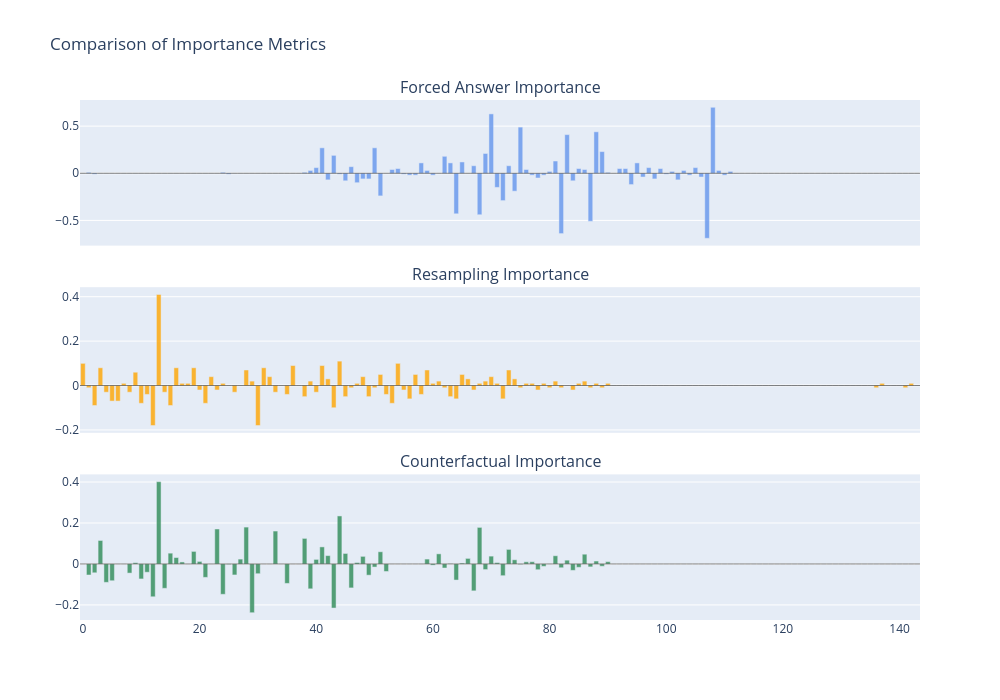

The notebook cell this image was saved under:
### Code cell
# Plot comparison of all three metrics with subplots (like previous bar chart)
chunks_for_hover = [chunk["chunk"] for chunk in problem_data["chunks_labeled"][:-1]]
hover_texts = [chunk[:100] + "..." if len(chunk) > 100 else chunk for chunk in chunks_for_hover]

fig = make_subplots(
    rows=3,
    cols=1,
    shared_xaxes=True,
    vertical_spacing=0.08,
    subplot_titles=("Forced Answer Importance", "Resampling Importance", "Counterfactual Importance"),
)

for row, (name, importances, color) in enumerate(
    [
        ("Forced", forced_importances, "cornflowerblue"),
        ("Resampling", resampling_importances, "orange"),
        ("Counterfactual", counterfactual_importances, "seagreen"),
    ],
    start=1,
):
    fig.add_trace(
        go.Bar(
            x=list(range(len(importances))),
            y=importances,
            name=name,
            opacity=0.8,
            marker_color=color,
            hovertemplate="<b>Chunk %{x}</b><br>"
            + name
            + " Importance: %{y:.4f}<br>Text: %{customdata}<extra></extra>",
            customdata=hover_texts,
        ),
        row=row,
        col=1,
    )
    fig.add_hline(y=0, line_color="black", line_width=0.5, row=row, col=1)

fig.update_layout(
    title="Comparison of Importance Metrics",
    width=1000,
    height=700,
    showlegend=False,
)
fig.show()

### Figure 1 — Plotly figure (JSON) as saved in the notebook; plotly's stock layout.template omitted (floating-point values rounded to 4 significant figures; data arrays with more than 128 entries replaced by an {"elided": "..."} marker saying what was removed)
{"data": [{"customdata": {"elided": "144 str values"}, "hovertemplate": "<b>Chunk %{x}</b><br>Forced Importance: %{y:.4f}<br>Text: %{customdata}<extra></extra>", "marker": {"color": "cornflowerblue"}, "name": "Forced", "opacity": 0.8, "type": "bar", "x": {"elided": "144 int values"}, "xaxis": "x", "y": {"elided": "144 float values"}, "yaxis": "y"}, {"customdata": {"elided": "144 str values"}, "hovertemplate": "<b>Chunk %{x}</b><br>Resampling Importance: %{y:.4f}<br>Text: %{customdata}<extra></extra>", "marker": {"color": "orange"}, "name": "Resampling", "opacity": 0.8, "type": "bar", "x": {"elided": "144 int values"}, "xaxis": "x2", "y": {"elided": "144 float values"}, "yaxis": "y2"}, {"customdata": {"elided": "144 str values"}, "hovertemplate": "<b>Chunk %{x}</b><br>Counterfactual Importance: %{y:.4f}<br>Text: %{customdata}<extra></extra>", "marker": {"color": "seagreen"}, "name": "Counterfactual", "opacity": 0.8, "type": "bar", "x": {"elided": "144 int values"}, "xaxis": "x3", "y": {"elided": "144 float values"}, "yaxis": "y3"}], "layout": {"annotations": [{"font": {"size": 16}, "showarrow": false, "text": "Forced Answer Importance", "x": 0.5, "xanchor": "center", "xref": "paper", "y": 1, "yanchor": "bottom", "yref": "paper"}, {"font": {"size": 16}, "showarrow": false, "text": "Resampling Importance", "x": 0.5, "xanchor": "center", "xref": "paper", "y": 0.64, "yanchor": "bottom", "yref": "paper"}, {"font": {"size": 16}, "showarrow": false, "text": "Counterfactual Importance", "x": 0.5, "xanchor": "center", "xref": "paper", "y": 0.28, "yanchor": "bottom", "yref": "paper"}], "height": 700, "shapes": [{"line": {"color": "black", "width": 0.5}, "type": "line", "x0": 0, "x1": 1, "xref": "x domain", "y0": 0, "y1": 0, "yref": "y"}, {"line": {"color": "black", "width": 0.5}, "type": "line", "x0": 0, "x1": 1, "xref": "x2 domain", "y0": 0, "y1": 0, "yref": "y2"}, {"line": {"color": "black", "width": 0.5}, "type": "line", "x0": 0, "x1": 1, "xref": "x3 domain", "y0": 0, "y1": 0, "yref": "y3"}], "showlegend": false, "title": {"text": "Comparison of Importance Metrics"}, "width": 1000, "xaxis": {"anchor": "y", "domain": [0, 1], "matches": "x3", "showticklabels": false}, "xaxis2": {"anchor": "y2", "domain": [0, 1], "matches": "x3", "showticklabels": false}, "xaxis3": {"anchor": "y3", "domain": [0, 1]}, "yaxis": {"anchor": "x", "domain": [0.72, 1]}, "yaxis2": {"anchor": "x2", "domain": [0.36, 0.64]}, "yaxis3": {"anchor": "x3", "domain": [0, 0.28]}}}
